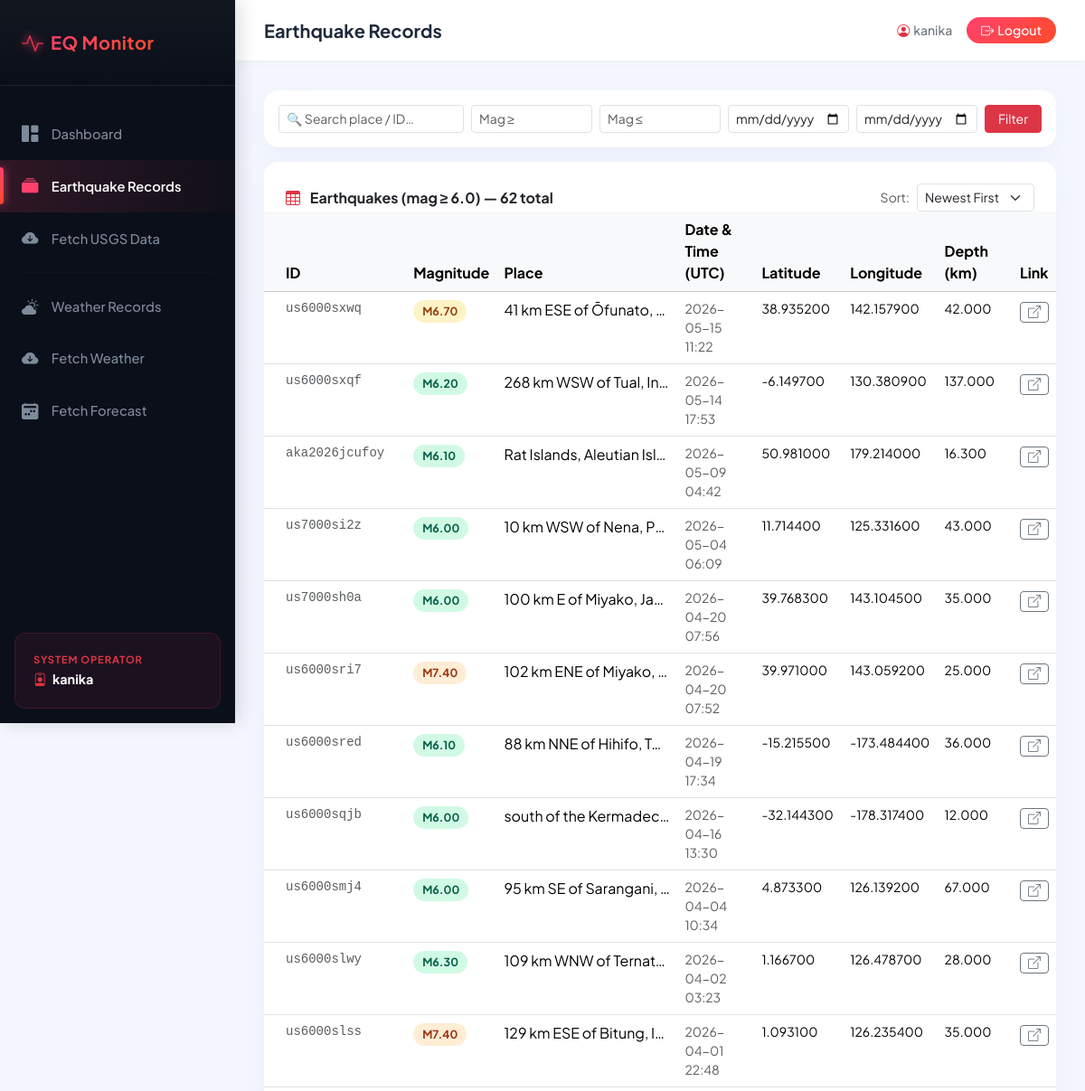
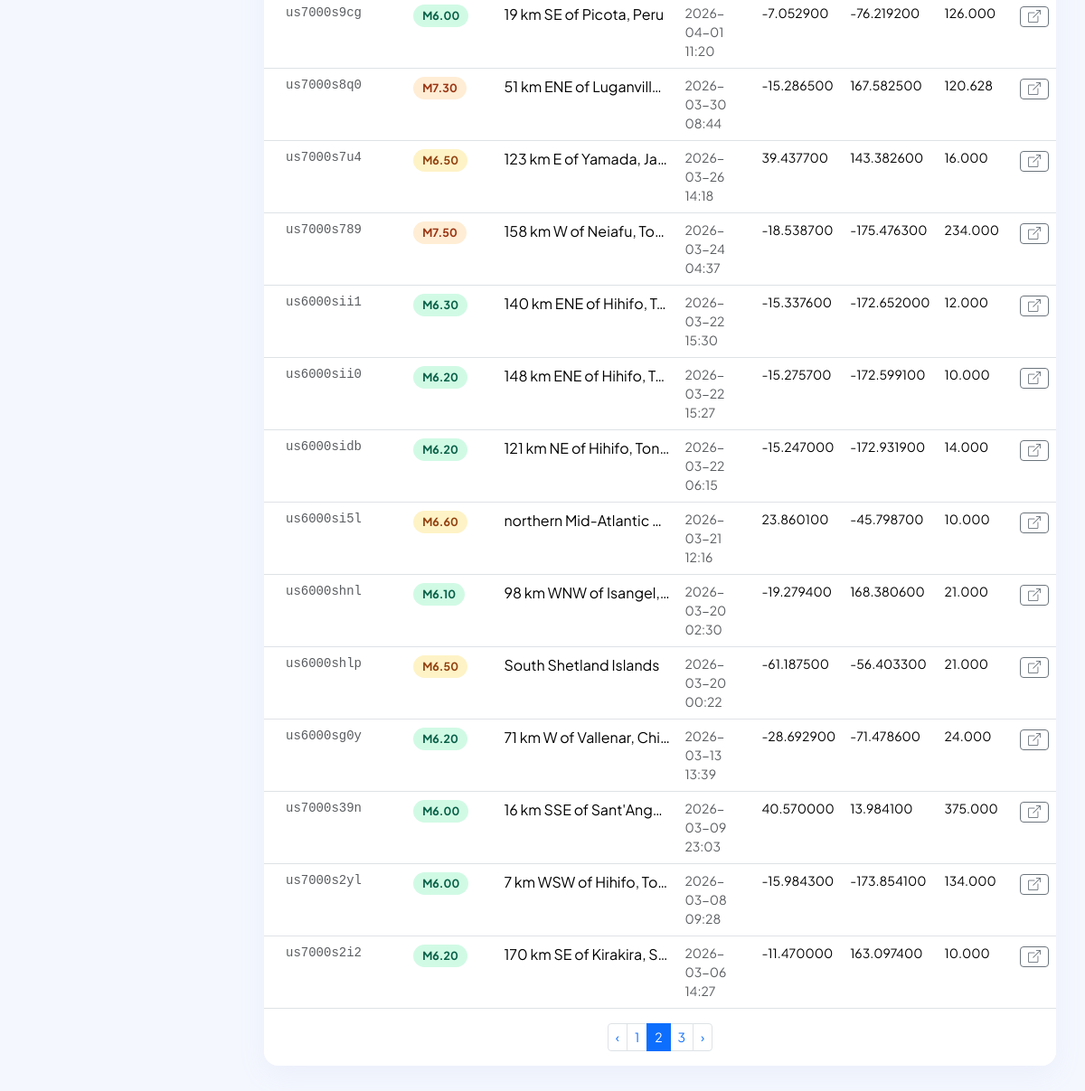
/earthquakes/?search=&mag_min=&mag_max=&date_from=&date_to=&sort=-time&page=2 (signed in), run on the app's committed database (2 pictures, top to bottom).
### earthquake_app/models.py (models this page shows, shortened)
class Earthquake(models.Model):
    earthquake_id = models.CharField(max_length=20, primary_key=True)
    magnitude     = models.DecimalField(max_digits=4,  decimal_places=2)
    place         = models.CharField(max_length=300, null=True, blank=True)
    time          = models.DateTimeField(null=True, blank=True)
    latitude      = models.DecimalField(max_digits=10, decimal_places=6, null=True)
    longitude     = models.DecimalField(max_digits=10, decimal_places=6, null=True)
    depth         = models.DecimalField(max_digits=10, decimal_places=3, null=True)
    url           = models.CharField(max_length=512, null=True, blank=True)
    fetched_at    = models.DateTimeField(default=timezone.now)
    class Meta:
        db_table = "earthquake"
        ordering = ["-time"]

### earthquake_app/views.py (the view)
    def wrapper(request, *args, **kwargs):
        if not request.session.get("user_id"):
            messages.warning(request, "Please log in to access this page.")
            return redirect("login")
        return view_func(request, *args, **kwargs)

### earthquake_app/views.py (called while the page is built)
def login_required_custom(view_func):
    def wrapper(request, *args, **kwargs):
        if not request.session.get("user_id"):
            messages.warning(request, "Please log in to access this page.")
            return redirect("login")
        return view_func(request, *args, **kwargs)
    return wrapper

### templates/earthquake_app/earthquakes.html (shortened to what this page needs)
{% extends "earthquake_app/base.html" %}
{% block page_title %}Earthquake Records{% endblock %}
{% block content %}
<div class="card table-card mb-3">
  <div class="card-body p-3">
    <form method="get" class="row g-2 align-items-end">
      <div class="col-12 col-md-3">
        <input type="text" name="search" class="form-control form-control-sm"
               placeholder="🔍 Search place / ID…" value="{{ search }}">
      </div>
      <div class="col-6 col-md-2">
        <input type="number" name="mag_min" class="form-control form-control-sm"
               placeholder="Mag ≥" step="0.1" min="0" max="10" value="{{ mag_min }}">
      </div>
      <div class="col-6 col-md-2">
        <input type="number" name="mag_max" class="form-control form-control-sm"
               placeholder="Mag ≤" step="0.1" min="0" max="10" value="{{ mag_max }}">
      </div>
      <div class="col-6 col-md-2">
        <input type="date" name="date_from" class="form-control form-control-sm" value="{{ date_from }}">
      </div>
      <div class="col-6 col-md-2">
        <input type="date" name="date_to" class="form-control form-control-sm" value="{{ date_to }}">
      </div>
      <div class="col-12 col-md-1 d-flex gap-1">
        <button class="btn btn-danger btn-sm w-100" type="submit">Filter</button>
      </div>
    </form>
  </div>
</div>
<div class="card table-card">
  <div class="card-header bg-white border-0 pt-4 pb-0 px-4 d-flex justify-content-between align-items-center">
    <h6 class="fw-bold mb-0">
      <i class="bi bi-table me-2 text-danger"></i>
      Earthquakes (mag ≥ 6.0) — {{ total }} total
    </h6>
    <div class="d-flex gap-2 align-items-center">
      <small class="text-muted">Sort:</small>
      <select class="form-select form-select-sm" style="width:auto;"
              onchange="window.location.href=updateParam('sort', this.value)">
        <option value="-time"      {% if sort_by == '-time' %}selected{% endif %}>Newest First</option>
      </select>
    </div>
  </div>
  <div class="card-body p-0">
    <div class="table-responsive">
      <table class="table table-hover mb-0">
        <thead class="table-light">
          <tr>
            <th class="px-4">ID</th>
            <th>Magnitude</th>
            <th>Place</th>
            <th>Date & Time (UTC)</th>
            <th>Latitude</th>
            <th>Longitude</th>
            <th>Depth (km)</th>
            <th>Link</th>
          </tr>
        </thead>
        <tbody>
          {% for eq in page_obj %}
          <tr>
            <td class="px-4 font-monospace small text-muted">{{ eq.earthquake_id }}</td>
            <td>
              {% if eq.magnitude >= 8 %}
                <span class="magnitude-badge mag-extreme">M{{ eq.magnitude }}</span>
              {% elif eq.magnitude >= 7 %}
                <span class="magnitude-badge mag-high">M{{ eq.magnitude }}</span>
              {% elif eq.magnitude >= 6.5 %}
                <span class="magnitude-badge mag-medium">M{{ eq.magnitude }}</span>
              {% else %}
                <span class="magnitude-badge mag-low">M{{ eq.magnitude }}</span>
              {% endif %}
            </td>
            <td style="max-width:200px;overflow:hidden;text-overflow:ellipsis;white-space:nowrap;">
              {{ eq.place|default:"Unknown" }}
            </td>
            <td class="text-muted small">{{ eq.time|date:"Y-m-d H:i" }}</td>
            <td class="small">{{ eq.latitude|default:"—" }}</td>
            <td class="small">{{ eq.longitude|default:"—" }}</td>
            <td class="small">{{ eq.depth|default:"—" }}</td>
            <td>
              {% if eq.url %}
                <a href="{{ eq.url }}" target="_blank" class="btn btn-sm btn-outline-secondary py-0 px-2">
                  <i class="bi bi-box-arrow-up-right"></i>
                </a>
              {% endif %}
            </td>
          </tr>
          {% endfor %}
        </tbody>
      </table>
    </div>
  </div>
  {% if page_obj.has_other_pages %}
  <div class="card-footer bg-white border-0 py-3 px-4">
    <nav>
      <ul class="pagination pagination-sm mb-0 justify-content-center">
        {% if page_obj.has_previous %}
          <li class="page-item">
            <a class="page-link" href="?search={{ search }}&mag_min={{ mag_min }}&mag_max={{ mag_max }}&date_from={{ date_from }}&date_to={{ date_to }}&sort={{ sort_by }}&page={{ page_obj.previous_page_number }}">‹</a>
          </li>
        {% else %}
          <li class="page-item disabled"><span class="page-link">‹</span></li>
        {% endif %}
        {% for num in page_obj.paginator.page_range %}
          {% if page_obj.number == num %}
            <li class="page-item active"><span class="page-link">{{ num }}</span></li>
          {% elif num > page_obj.number|add:-3 and num < page_obj.number|add:3 %}
            <li class="page-item">
              <a class="page-link" href="?search={{ search }}&mag_min={{ mag_min }}&mag_max={{ mag_max }}&date_from={{ date_from }}&date_to={{ date_to }}&sort={{ sort_by }}&page={{ num }}">{{ num }}</a>
            </li>
          {% endif %}
        {% endfor %}
        {% if page_obj.has_next %}
          <li class="page-item">
            <a class="page-link" href="?search={{ search }}&mag_min={{ mag_min }}&mag_max={{ mag_max }}&date_from={{ date_from }}&date_to={{ date_to }}&sort={{ sort_by }}&page={{ page_obj.next_page_number }}">›</a>
          </li>
        {% else %}
          <li class="page-item disabled"><span class="page-link">›</span></li>
        {% endif %}
      </ul>
    </nav>
  </div>
  {% endif %}
</div>
{% endblock %}

### templates/earthquake_app/base.html (style rules this page uses)
:root { --sidebar-width: 260px; --primary-gradient: linear-gradient(135deg, #ff416c 0%, #ff4b2b 100%); --sidebar-bg: #0b0f19; --active-gradient: linear-gradient(90deg, rgba(255, 65, 108, 0.15) 0%, rgba(255, 75, 43, 0.02) 100%); --accent-color: #ff416c; --bg-light: #f4f7fe; }
body { background: var(--bg-light); font-family: 'Plus Jakarta Sans', sans-serif; color: #1e293b; }
.table-card { border: none; border-radius: 16px; box-shadow: 0 10px 30px rgba(165, 173, 211, 0.1); overflow: hidden; background: #fff; }
.magnitude-badge { display: inline-block; padding: 3px 10px; border-radius: 20px; font-size: 0.78rem; font-weight: 700; }
.mag-low { background: #d1fae5; color: #065f46; }
.mag-medium { background: #fef3c7; color: #92400e; }
.mag-high { background: #ffedd5; color: #9a3412; }

### data on the page
Earthquake: earthquake_id "us6000sxwq", magnitude "6.70", place "41 km ESE of Ōfunato,…", time "2026-05-15 11:22", latitude "38.935200", longitude "142.157900", depth "42.000"
Earthquake: earthquake_id "us6000sxqf", magnitude "6.20", place "268 km WSW of Tual, In…", time "2026-05-14 17:53", latitude "-6.149700", longitude "130.380900", depth "137.000"
Earthquake: earthquake_id "aka2026jcufoy", magnitude "6.10", place "Rat Islands, Aleutian Isl…", time "2026-05-09 04:42", latitude "50.981000", longitude "179.214000", depth "16.300"
Earthquake: earthquake_id "us7000si2z", magnitude "6.00", place "10 km WSW of Nena, P…", time "2026-05-04 06:09", latitude "11.714400", longitude "125.331600", depth "43.000"
Earthquake: earthquake_id "us7000sh0a", magnitude "6.00", place "100 km E of Miyako, Ja…", time "2026-04-20 07:56", latitude "39.768300", longitude "143.104500", depth "35.000"
Earthquake: earthquake_id "us6000sri7", magnitude "7.40", place "102 km ENE of Miyako,…", time "2026-04-20 07:52", latitude "39.971000", longitude "143.059200", depth "25.000"
Earthquake: earthquake_id "us6000sred", magnitude "6.10", place "88 km NNE of Hihifo, T…", time "2026-04-19 17:34", latitude "-15.215500", longitude "-173.484400", depth "36.000"
Earthquake: earthquake_id "us6000sqjb", magnitude "6.00", place "south of the Kermadec…", time "2026-04-16 13:30", latitude "-32.144300", longitude "-178.317400", depth "12.000"
Earthquake: earthquake_id "us6000smj4", magnitude "6.00", place "95 km SE of Sarangani,…", time "2026-04-04 10:34", latitude "4.873300", longitude "126.139200", depth "67.000"
Earthquake: earthquake_id "us6000slwy", magnitude "6.30", place "109 km WNW of Ternat…", time "2026-04-02 03:23", latitude "1.166700", longitude "126.478700", depth "28.000"
Earthquake: earthquake_id "us6000slss", magnitude "7.40", place "129 km ESE of Bitung, I…", time "2026-04-01 22:48", latitude "1.093100", longitude "126.235400", depth "35.000"
Earthquake: earthquake_id "us7000s9cg", magnitude "6.00", place "19 km SE of Picota, Peru", time "2026-04-01 11:20", latitude "-7.052900", longitude "-76.219200", depth "126.000"
Earthquake: earthquake_id "us7000s8q0", magnitude "7.30", place "51 km ENE of Luganvill…", time "2026-03-30 08:44", latitude "-15.286500", longitude "167.582500", depth "120.628"
Earthquake: earthquake_id "us7000s7u4", magnitude "6.50", place "123 km E of Yamada, Ja…", time "2026-03-26 14:18", latitude "39.437700", longitude "143.382600", depth "16.000"
Earthquake: earthquake_id "us7000s789", magnitude "7.50", place "158 km W of Neiafu, To…", time "2026-03-24 04:37", latitude "-18.538700", longitude "-175.476300", depth "234.000"
Earthquake: earthquake_id "us6000sii1", magnitude "6.30", place "140 km ENE of Hihifo, T…", time "2026-03-22 15:30", latitude "-15.337600", longitude "-172.652000", depth "12.000"
Earthquake: earthquake_id "us6000sii0", magnitude "6.20", place "148 km ENE of Hihifo, T…", time "2026-03-22 15:27", latitude "-15.275700", longitude "-172.599100", depth "10.000"
Earthquake: earthquake_id "us6000sidb", magnitude "6.20", place "121 km NE of Hihifo, Ton…", time "2026-03-22 06:15", latitude "-15.247000", longitude "-172.931900", depth "14.000"
Earthquake: earthquake_id "us6000si5l", magnitude "6.60", place "northern Mid-Atlantic…", time "2026-03-21 12:16", latitude "23.860100", longitude "-45.798700", depth "10.000"
Earthquake: earthquake_id "us6000shnl", magnitude "6.10", place "98 km WNW of Isangel,…", time "2026-03-20 02:30", latitude "-19.279400", longitude "168.380600", depth "21.000"
Earthquake: earthquake_id "us6000shlp", magnitude "6.50", place "South Shetland Islands", time "2026-03-20 00:22", latitude "-61.187500", longitude "-56.403300", depth "21.000"
Earthquake: earthquake_id "us6000sg0y", magnitude "6.20", place "71 km W of Vallenar, Chi…", time "2026-03-13 13:39", latitude "-28.692900", longitude "-71.478600", depth "24.000"
Earthquake: earthquake_id "us7000s39n", magnitude "6.00", place "16 km SSE of Sant'Ang…", time "2026-03-09 23:03", latitude "40.570000", longitude "13.984100", depth "375.000"
Earthquake: earthquake_id "us7000s2yl", magnitude "6.00", place "7 km WSW of Hihifo, To…", time "2026-03-08 09:28", latitude "-15.984300", longitude "-173.854100", depth "134.000"
Earthquake: earthquake_id "us7000s2i2", magnitude "6.20", place "170 km SE of Kirakira, S…", time "2026-03-06 14:27", latitude "-11.470000", longitude "163.097400", depth "10.000"

### other printed values
{{ request.session.username }} "kanika"
{{ total }} "62"
{{ num }} "1" "3"
{{ num }} "2"
